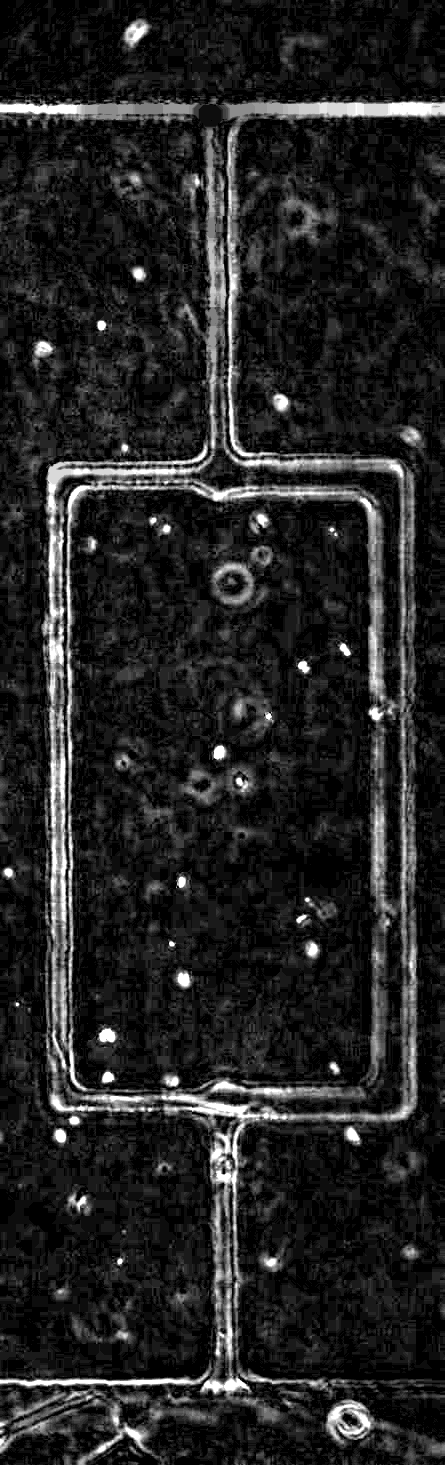
%> input picture anotherone.tif, 445 x 1465 px
$ octave --eval "result = Untitled4(imread('anotherone.tif'));"   (GNU Octave 9; MATLAB toolbox functions it lacks are replaced by stand-ins)
%> lines starting %> are read from the running program, lines starting %| are printed output that depends on the picture; in (x1, y1, x2, y2) boxes, pixels count from 0 and x2, y2 are one past the last pixel; in counts of white or black regions, pixels touching at a corner belong together; the program's own positions count from 1
function[convertedFrame] =  Untitled4(frame)%subtracting the binaries
theImage = frame;
%> theImage is the input picture: size 1465x445 uint8; min 0, max 255, mean 34.7
se = strel('disk',15);
back = imopen(theImage , se);
%> back: size 1465x445 uint8; every value is 0
I2 = theImage - back;
theImage = imadjust(I2);
[~,threshold] = edge(theImage,'sobel');
%> threshold = 0.137
image2 = edge(theImage , 'sobel', threshold*0.8);
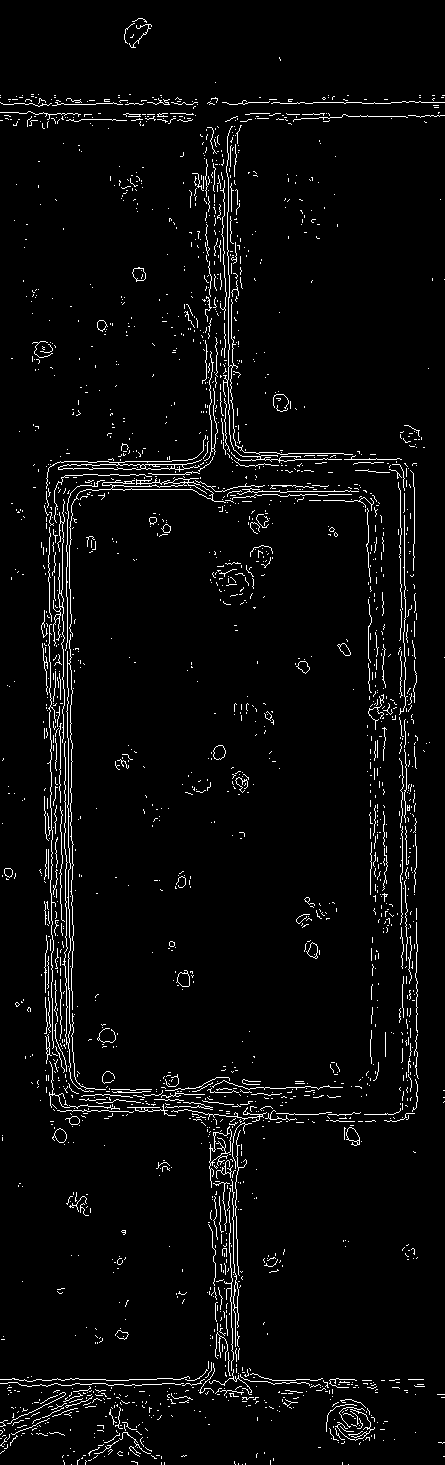
%> image2: size 1465x445 logical; 3.7% white in thin lines or dots

se90 = strel('line',2,90);
se0 = strel('line',2,0);
%seD = strel('diamond',2);
image3 = imdilate(image2,[se90 se0]);
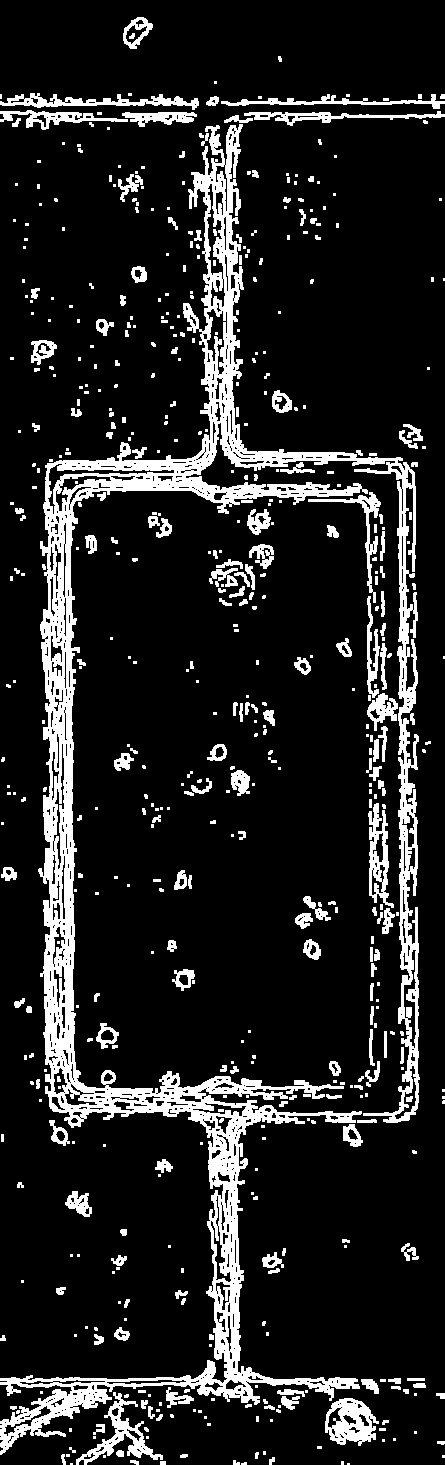
%> image3: size 1465x445 logical; 13.4% white; 558 white regions (323 under 20 px), largest, box (x1, y1, x2, y2) and area: (0, 124, 420, 1455) 56440, (325, 1398, 379, 1446) 1524, (76, 1392, 163, 1465) 1431
image3  = bwareaopen(image3, 1000);
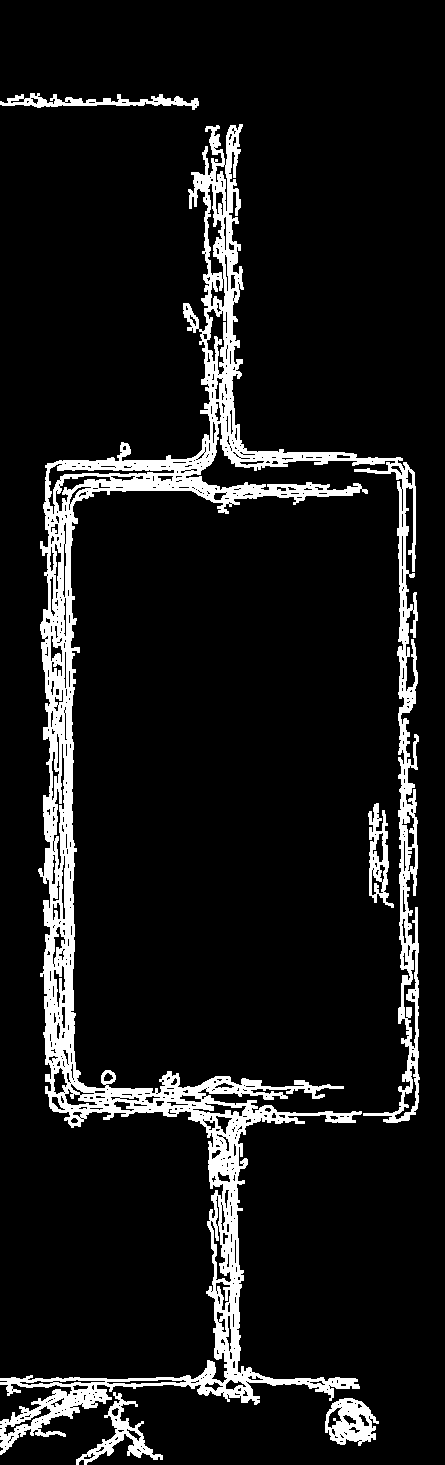
%> image3: size 1465x445 logical; 9.5% white; 5 white regions, box (x1, y1, x2, y2) and area: (0, 124, 420, 1455) 56440, (325, 1398, 379, 1446) 1524, (76, 1392, 163, 1465) 1431, (0, 93, 199, 110) 1331, (368, 803, 394, 908) 1228
image3 = imerode(image3,[se90 se0]);
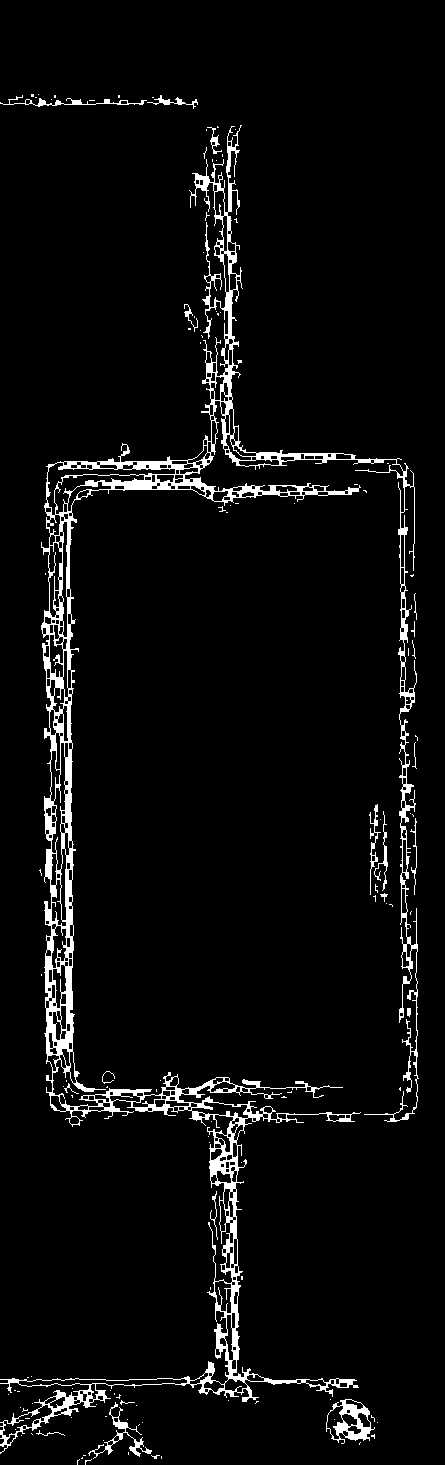
%> image3: size 1465x445 logical; 4.7% white; 124 white regions (103 under 20 px), largest, box (x1, y1, x2, y2) and area: (0, 125, 419, 1454) 26990, (326, 1399, 375, 1444) 824, (88, 1402, 152, 1459) 495
se = strel('disk',11);
image3 = imdilate(image3,se);
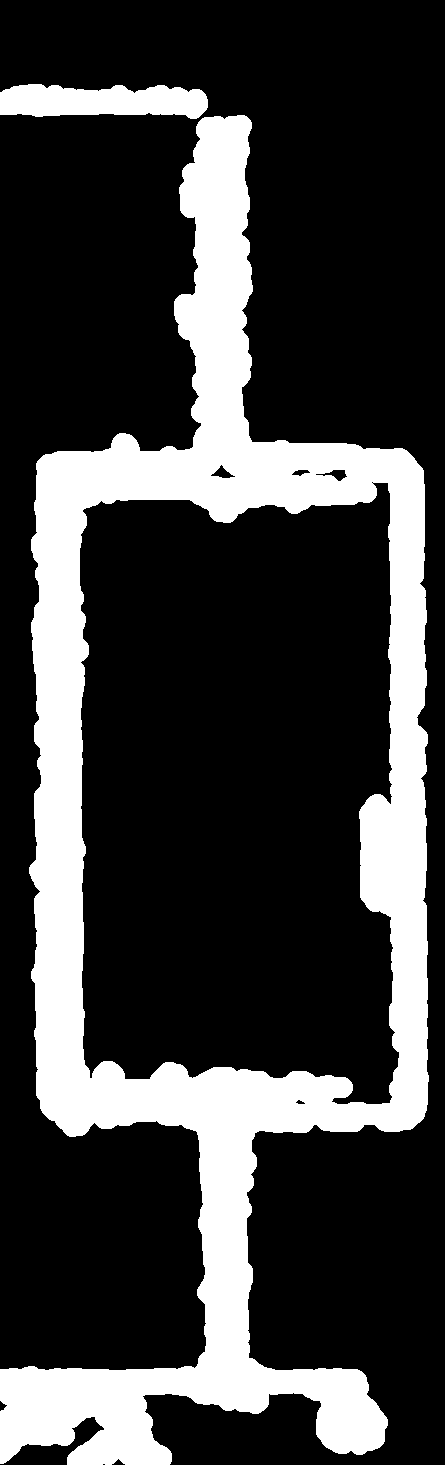
%> image3: size 1465x445 logical; 23.6% white; 2 white regions, box (x1, y1, x2, y2) and area: (0, 115, 429, 1465) 148283, (0, 84, 208, 119) 5667
%> (the run ends here)

$ run again, on facts.tif
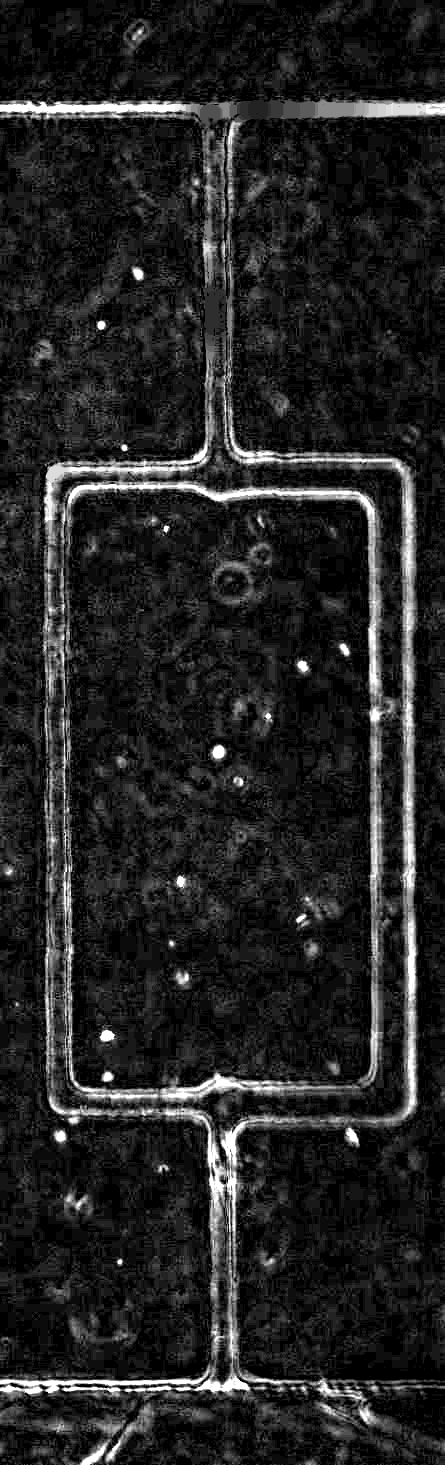
%> input picture facts.tif, 445 x 1465 px
%> in Untitled4, theImage is the input picture: size 1465x445 uint8; min 0, max 255, mean 34.9
%> back: size 1465x445 uint8; every value is 0
%> threshold = 0.136
%> in Untitled4, `image2 = edge(theImage , 'sobel', threshold*0.8);`:
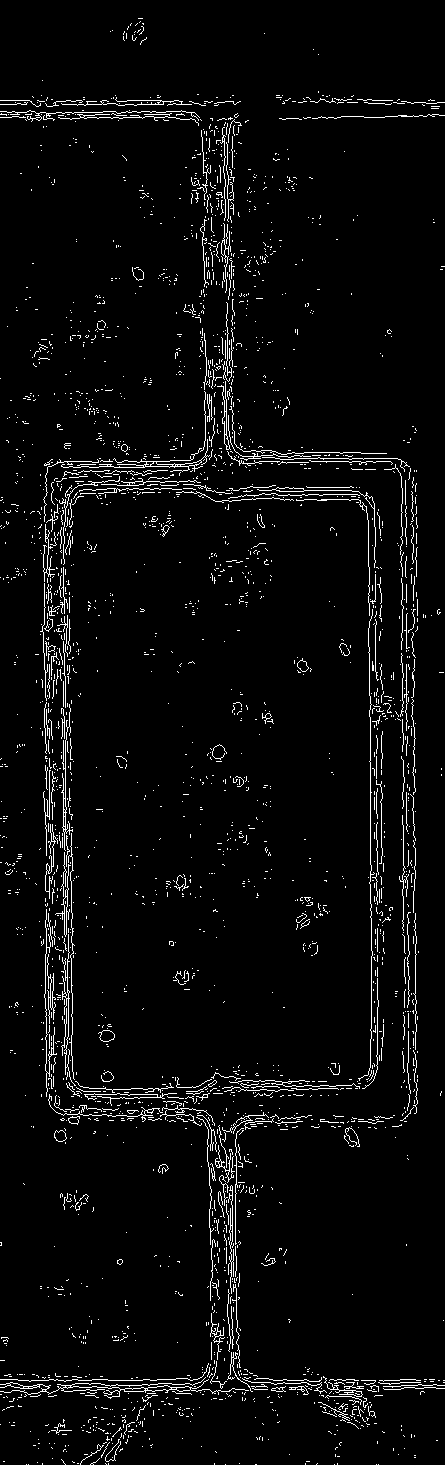
%> image2: size 1465x445 logical; 4% white in thin lines or dots
%> in Untitled4, `image3 = imdilate(image3,se);`:
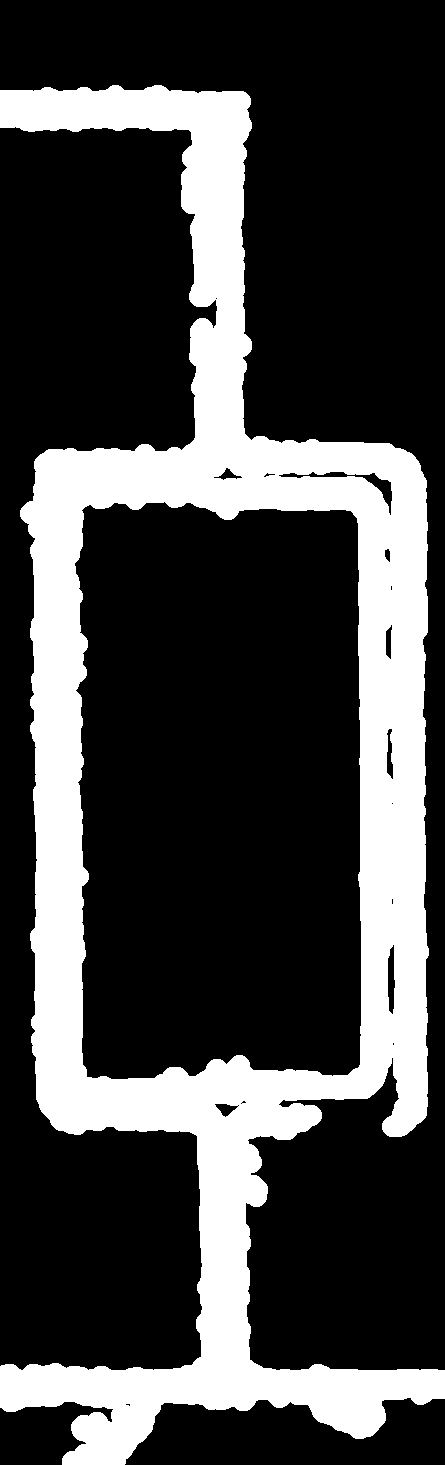
%> image3: size 1465x445 logical; 26.2% white; 1 white region, box (x1, y1, x2, y2) and area: (0, 85, 445, 1465) 170907
